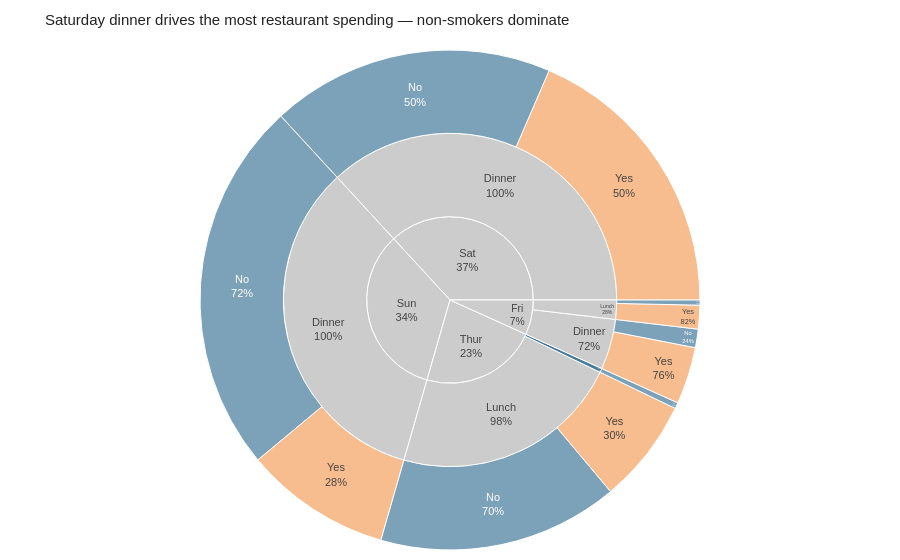

The notebook cell this image was saved under:
### Markdown cell above
## Task 2 — Sunburst: tipping behaviour by day and meal time

**What to build:** A sunburst chart using the built-in `tips` dataset showing how **total bill amount** is distributed across day → time → smoker status.

**Requirements:**
- Load tips with `px.data.tips()`
- Aggregate **total bill** (sum of `total_bill`) per group — not count
- Hierarchy: `path=['day', 'time', 'smoker']`
- Colour encodes smoker status with a CVD-safe blue/orange palette
- Grey out parent nodes (day and time level)
- Use `percent parent` for text labels
- Insight title describing where the most spending happens

> 💡 `tips.groupby(['day', 'time', 'smoker'])['total_bill'].sum().reset_index()`

### Code cell
tips = px.data.tips()

# Aggregate total bill per group
tips_agg = (
    tips.groupby(['day', 'time', 'smoker'])['total_bill']
    .sum()
    .reset_index()
)

# CVD-safe blue/orange for smoker status
smoker_colors = {
    'No':  '#457B9D',   # blue  = non-smoker
    'Yes': '#F4A261',   # orange = smoker
    '(?)': '#CCCCCC'    # grey for parent nodes
}

fig = px.sunburst(
    tips_agg,
    path=['day', 'time', 'smoker'],
    values='total_bill',
    color='smoker',
    color_discrete_map=smoker_colors,
    title='Saturday dinner drives the most restaurant spending — non-smokers dominate'
)

fig.update_traces(
    texttemplate='%{label}<br>%{percentParent:.0%}',
    textfont=dict(family='Arial', size=11),
    insidetextorientation='horizontal'
)

fig.update_layout(
    paper_bgcolor='white',
    font=dict(family='Arial'),
    title=dict(font=dict(family='Arial', size=15, color='#222222')),
    margin=dict(t=50, l=10, r=10, b=10)
)

fig.show()

### Figure 1 — Plotly figure (JSON) as saved in the notebook; plotly's stock layout.template omitted (floating-point values rounded to 4 significant figures)
{"data": [{"branchvalues": "total", "customdata": [["(?)"], ["(?)"], ["(?)"], ["(?)"], ["(?)"], ["(?)"], ["(?)"], ["(?)"], ["(?)"], ["No"], ["No"], ["No"], ["No"], ["No"], ["No"], ["No"], ["Yes"], ["Yes"], ["Yes"], ["Yes"], ["Yes"]], "domain": {"x": [0, 1], "y": [0, 1]}, "hovertemplate": "labels=%{label}<br>total_bill=%{value}<br>parent=%{parent}<br>id=%{id}<br>smoker=%{customdata[0]}<extra></extra>", "ids": ["Thur", "Sat", "Fri", "Thur/Lunch", "Sun/Dinner", "Sat/Dinner", "Fri/Lunch", "Fri/Dinner", "Sun", "Thur/Dinner", "Fri/Dinner/No", "Thur/Dinner/No", "Sun/Dinner/No", "Sat/Dinner/No", "Fri/Lunch/No", "Thur/Lunch/No", "Sun/Dinner/Yes", "Sat/Dinner/Yes", "Fri/Lunch/Yes", "Fri/Dinner/Yes", "Thur/Lunch/Yes"], "insidetextorientation": "horizontal", "labels": ["Thur", "Sat", "Fri", "Lunch", "Dinner", "Dinner", "Lunch", "Dinner", "Sun", "Dinner", "No", "No", "No", "No", "No", "No", "Yes", "Yes", "Yes", "Yes", "Yes"], "marker": {"colors": ["#CCCCCC", "#CCCCCC", "#CCCCCC", "#CCCCCC", "#CCCCCC", "#CCCCCC", "#CCCCCC", "#CCCCCC", "#CCCCCC", "#457B9D", "#457B9D", "#457B9D", "#457B9D", "#457B9D", "#457B9D", "#457B9D", "#F4A261", "#F4A261", "#F4A261", "#F4A261", "#F4A261"]}, "name": "", "parents": ["", "", "", "Thur", "Sun", "Sat", "Fri", "Fri", "", "Thur", "Fri/Dinner", "Thur/Dinner", "Sun/Dinner", "Sat/Dinner", "Fri/Lunch", "Thur/Lunch", "Sun/Dinner", "Sat/Dinner", "Fri/Lunch", "Fri/Dinner", "Thur/Lunch"], "textfont": {"family": "Arial", "size": 11}, "texttemplate": "%{label}<br>%{percentParent:.0%}", "type": "sunburst", "values": [1096.0, 1778.0, 325.9, 1078.0, 1627.0, 1778.0, 89.92, 236.0, 1627.0, 18.78, 57.7, 18.78, 1169.0, 884.8, 15.98, 751.3, 458.3, 893.6, 73.94, 178.3, 326.2]}], "layout": {"font": {"family": "Arial"}, "legend": {"tracegroupgap": 0}, "margin": {"b": 10, "l": 10, "r": 10, "t": 50}, "paper_bgcolor": "white", "title": {"font": {"color": "#222222", "family": "Arial", "size": 15}, "text": "Saturday dinner drives the most restaurant spending — non-smokers dominate"}}}
